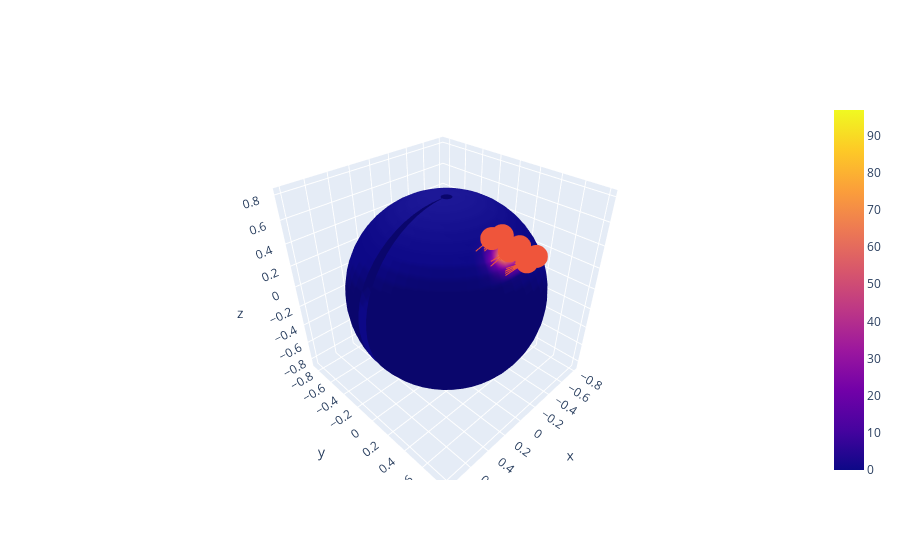

Notebook source saved alongside this figure:
### Code cell
fig = go.Figure(data=[go.Surface(x=x*0.8, y=y*0.8, z=z*0.8, surfacecolor=p), go.Scatter3d(x=sampled_x, y=sampled_y, z=sampled_z)])
fig.show()
